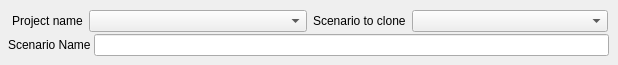
           <widget class="QWidget" name="page_14">
            <widget class="QWidget" name="layoutWidget">
             <property name="geometry">
              <rect>
               <x>8</x>
               <y>34</y>
               <width>601</width>
               <height>22</height>
              </rect>
             </property>
             <layout class="QHBoxLayout" name="horizontalLayout_16">
              <property name="spacing">
               <number>3</number>
              </property>
              <item>
               <widget class="QLabel" name="label_9">
                <property name="sizePolicy">
                 <sizepolicy hsizetype="Fixed" vsizetype="Preferred">
                  <horstretch>0</horstretch>
                  <verstretch>0</verstretch>
                 </sizepolicy>
                </property>
                <property name="text">
                 <string>Scenario Name</string>
                </property>
               </widget>
              </item>
              <item>
               <widget class="QLineEdit" name="lineEdit_8"/>
              </item>
             </layout>
            </widget>
            <widget class="QWidget" name="layoutWidget">
             <property name="geometry">
              <rect>
               <x>12</x>
               <y>9</y>
               <width>596</width>
               <height>24</height>
              </rect>
             </property>
             <layout class="QHBoxLayout" name="horizontalLayout_53">
              <item>
               <layout class="QHBoxLayout" name="horizontalLayout_52">
                <item>
                 <widget class="QLabel" name="label_79">
                  <property name="sizePolicy">
                   <sizepolicy hsizetype="Maximum" vsizetype="Preferred">
                    <horstretch>0</horstretch>
                    <verstretch>0</verstretch>
                   </sizepolicy>
                  </property>
                  <property name="minimumSize">
                   <size>
                    <width>0</width>
                    <height>0</height>
                   </size>
                  </property>
                  <property name="text">
                   <string>Project name</string>
                  </property>
                  <property name="alignment">
                   <set>Qt::AlignCenter</set>
                  </property>
                 </widget>
                </item>
                <item>
                 <widget class="QComboBox" name="comboBox_121">
                  <property name="sizePolicy">
                   <sizepolicy hsizetype="Preferred" vsizetype="Fixed">
                    <horstretch>0</horstretch>
                    <verstretch>0</verstretch>
                   </sizepolicy>
                  </property>
                 </widget>
                </item>
               </layout>
              </item>
              <item>
               <layout class="QHBoxLayout" name="horizontalLayout_25">
                <item>
                 <widget class="QLabel" name="label_56">
                  <property name="sizePolicy">
                   <sizepolicy hsizetype="Fixed" vsizetype="Preferred">
                    <horstretch>0</horstretch>
                    <verstretch>0</verstretch>
                   </sizepolicy>
                  </property>
                  <property name="text">
                   <string>Scenario to clone</string>
                  </property>
                 </widget>
                </item>
                <item>
                 <widget class="QComboBox" name="comboBox_221"/>
                </item>
               </layout>
              </item>
             </layout>
            </widget>
           </widget>
